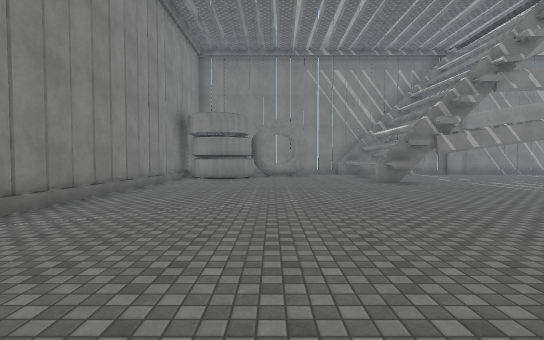
view 1 (above)

24 first-person views from a walk through a scene from a Unity 3-D project. The camera is 1.5 m above the floor, tilts 2° down and sees 85° across. The floor is counted in squares, 2 m on a side. Each view is taken from the middle of a square. On the plan, view 1 faces up. The plan holds only what a view shows up to about 10 squares ahead; the rest is blank. The place goes on beyond the plan. Some surface patterns are stand-ins.

view 2
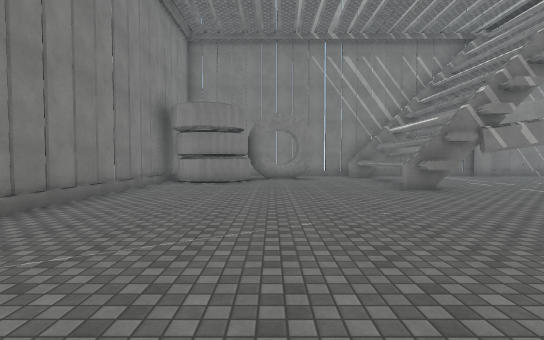

view 3
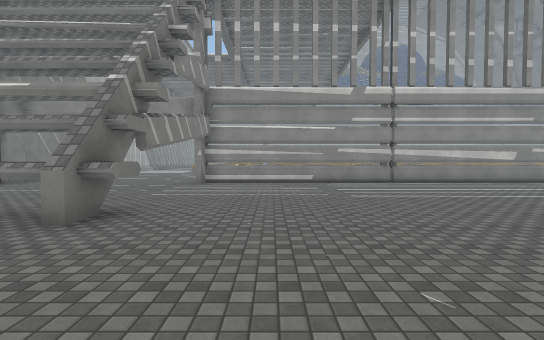

view 4
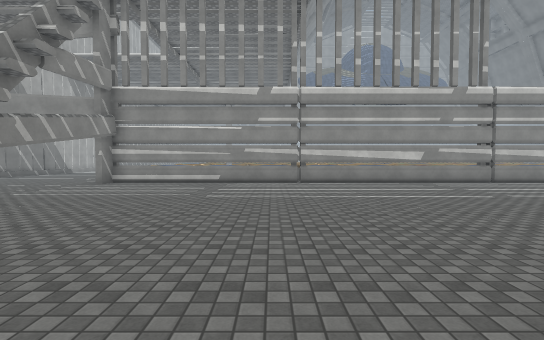

view 5
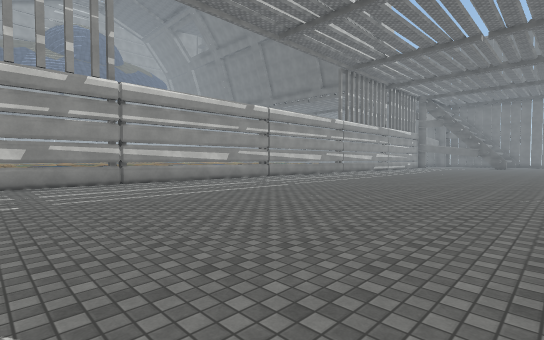

view 6
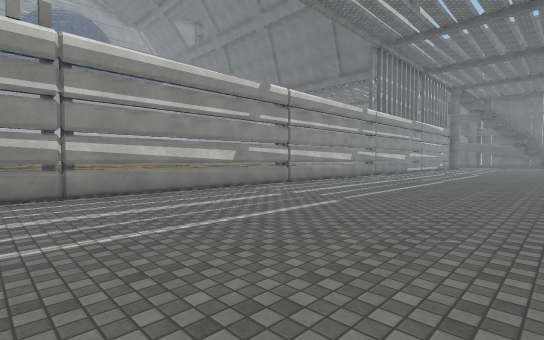

view 7
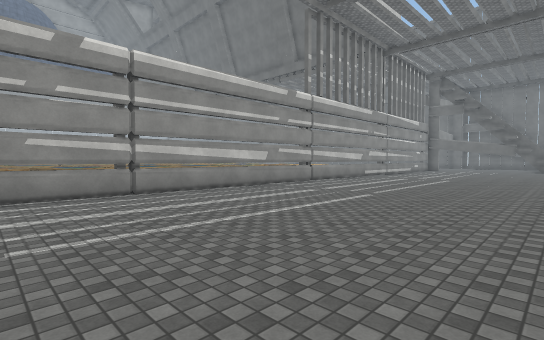

view 8
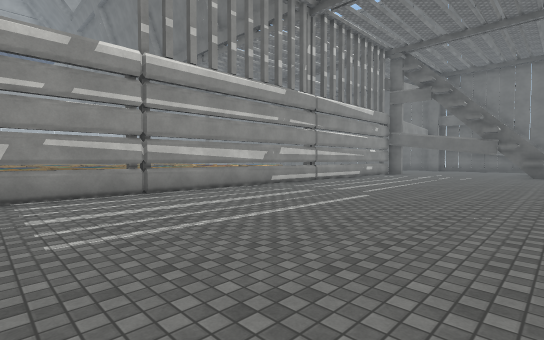

view 9
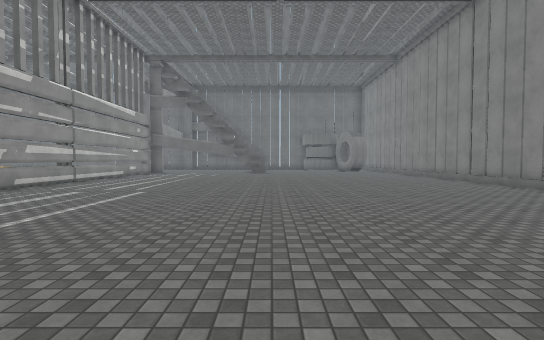

view 10
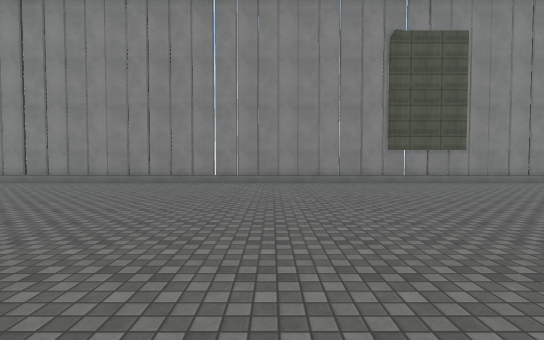

view 11
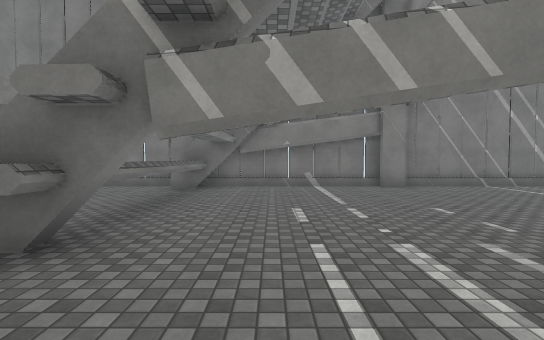

view 12
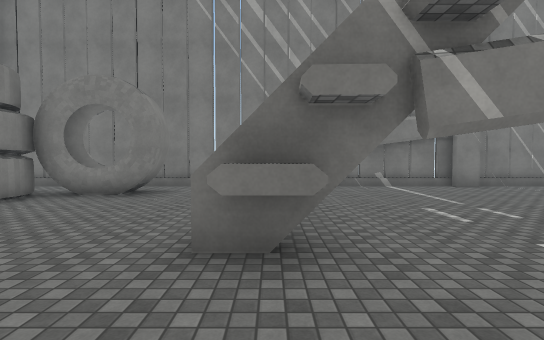

view 13
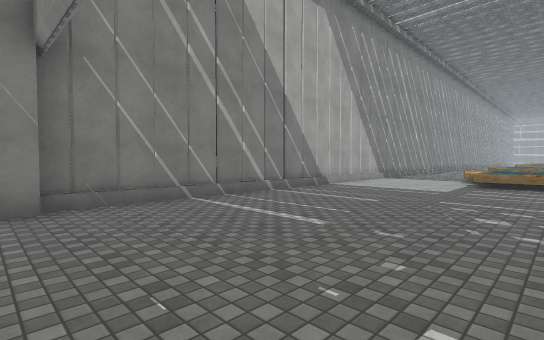

view 14
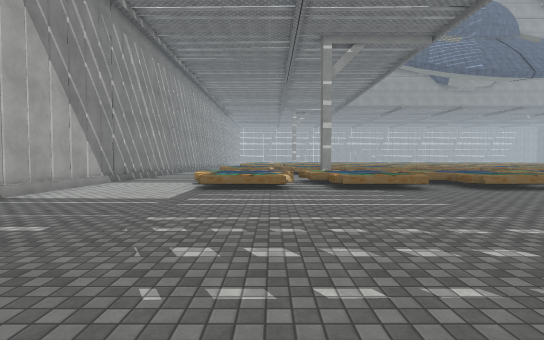

view 15
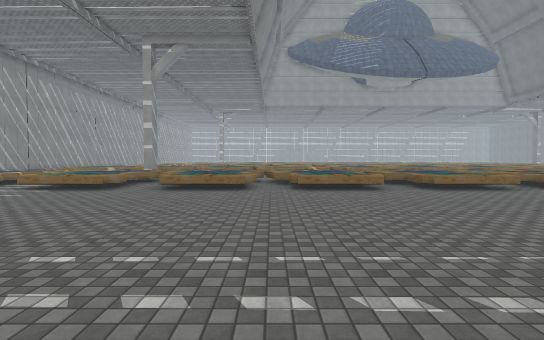

view 16
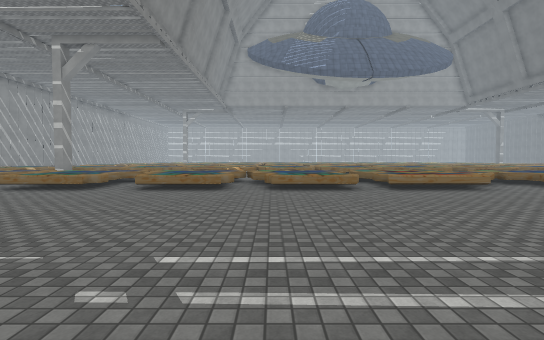

view 17
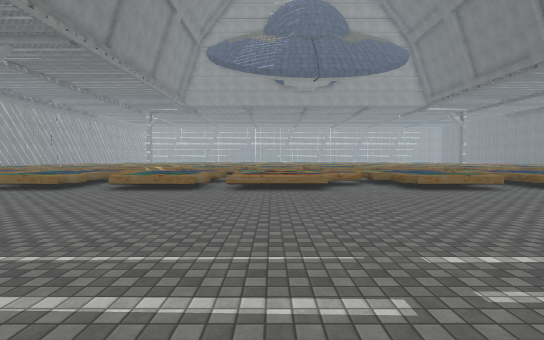

view 18
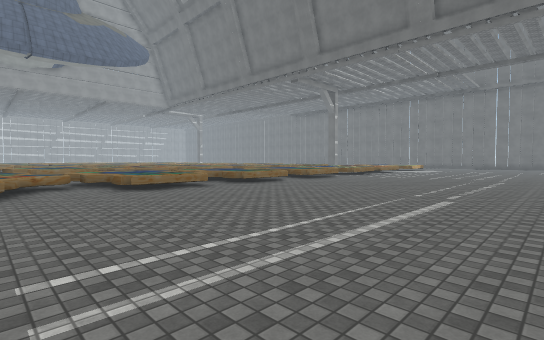

view 19
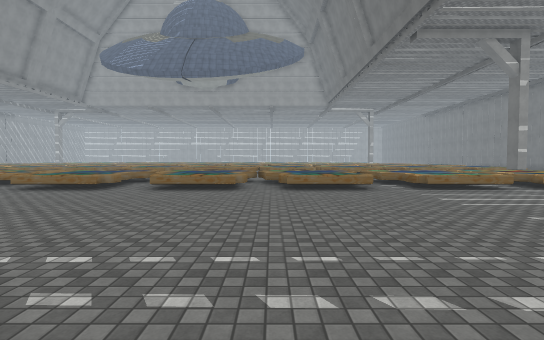

view 20
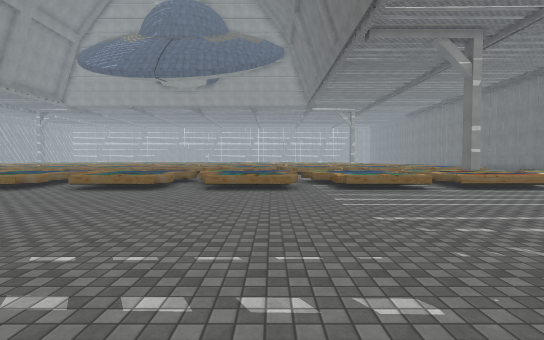

view 21
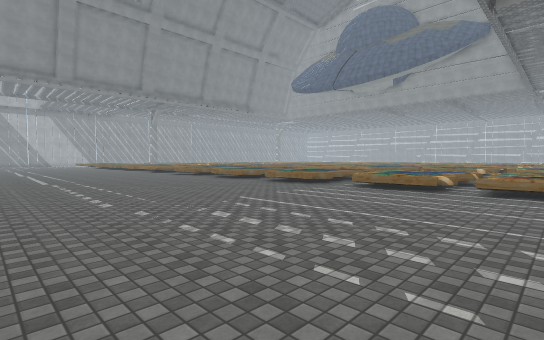

view 22
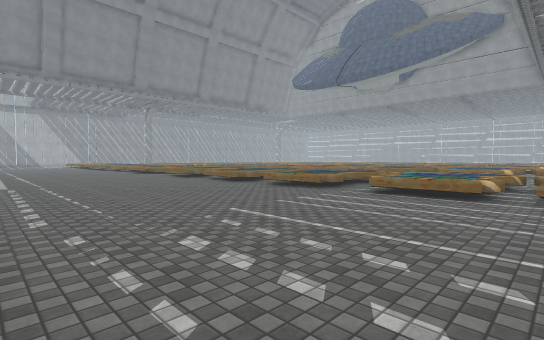

view 23
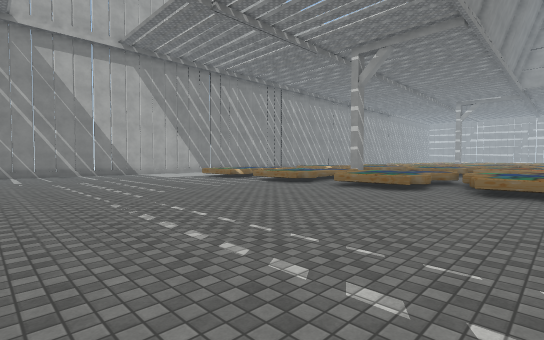

view 24
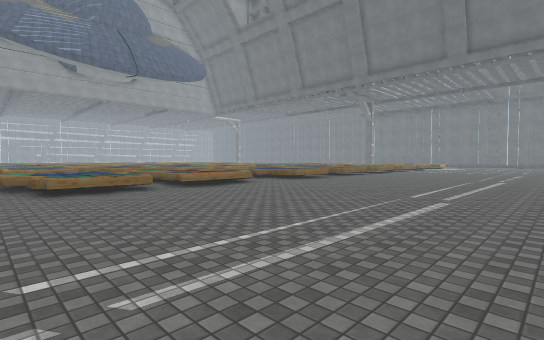

### Floor plan
Key: @ floor where view 1 was taken; # wall or solid block; . floor; = window, fence, low wall or low ledge; ^ raised ledge.
Columns run from 4 left of view 1 to 22 right of it. Each row starts with its distance up from view 1.
 16  #########################
 15   .  ...#.................
 14   ..##..^.................
 13    ##...^.................
 12 ####....^..............^^^
 11 #.......^..............^^^^
 10 #.......^..............^^^
  9 #.......^....##..........^
  8 #.............#........^^^
  7 #.............#........^^^
  6 #.............#........^^^
  5 #.............#........^^^
  4 #.............#........^^^
  3  .............#........^^^^
  2   ............#.........^^.
  1    ...........#........^^^^
  0     @.........#........^^^
 -1     ..........#........^^^
 -2     ..........#........^^^.
 -3     ..........#........^^^^
 -4     ..........#........^^^^
 -5 #   ..........#........^^^
 -6 #.  ..........#........^^^
 -7 #.............#........^^^
 -8 #.............#.........^^^
 -9 #.............#.........^^.
-10 #.............#........^^^^
-11 #.............#........^^^
-12 #.............#........^=^
-13 #.............#........^^^
-14 #.............#........^^^
-15 #.............#........^^^
-16 #.............#.........^^
-17 #.............#........^^^
-18 #.............#........^^^
-19 #.............#..........^
-20 #.............#........^^^^
-21 #.............#........^^^^
-22 #.............#........^^^^
-23 #      .....   ........^^^^
-24         ...    ........^^^

Where each view was taken, in squares from view 1:
view 1: 0 up, 0 right, facing up
view 2: 2 up, 0 right, facing up
view 3: 7 up, 0 right, facing right
view 4: 4 up, 0 right, facing right
view 5: 0 up, 0 right, facing down-right
view 6: 2 down, 3 right, facing down-right
view 7: 7 down, 3 right, facing down-right
view 8: 13 down, 3 right, facing down-right
view 9: 12 down, 3 right, facing down
view 10: 14 down, 6 right, facing left
view 11: 7 up, 6 right, facing up
view 12: 7 up, 4 right, facing up
view 13: 10 up, 9 right, facing up-right
view 14: 10 up, 11 right, facing right
view 15: 2 up, 11 right, facing right
view 16: 2 down, 11 right, facing right
view 17: 6 down, 11 right, facing right
view 18: 7 down, 11 right, facing down-right
view 19: 16 down, 11 right, facing right
view 20: 18 down, 11 right, facing right
view 21: 24 down, 11 right, facing up-right
view 22: 23 down, 12 right, facing up-right
view 23: 0 up, 11 right, facing up-right
view 24: 1 down, 11 right, facing down-right
